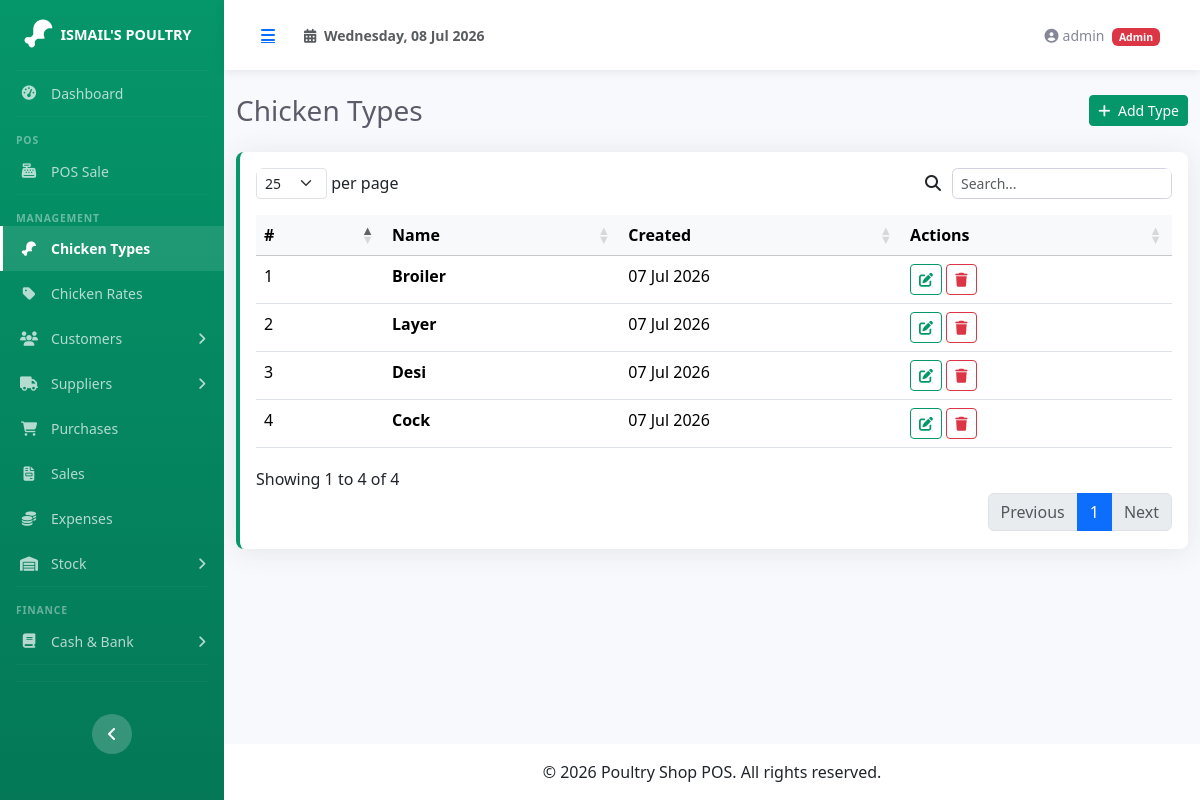
The page /pages/chicken_types/index.php (signed in) on the database its author committed.
### tables this page shows
CREATE TABLE IF NOT EXISTS chicken_types (
  id          INT             AUTO_INCREMENT PRIMARY KEY,
  name        VARCHAR(50)     NOT NULL UNIQUE,
  created_at  TIMESTAMP       DEFAULT CURRENT_TIMESTAMP
);

### pages/chicken_types/index.php (the view, shortened to what this page needs)
<?php
$pdo = getDB();
$types = $pdo->query("SELECT * FROM chicken_types ORDER BY name")->fetchAll();
require_once __DIR__ . '/../../includes/header.php';
?>
<div class="d-sm-flex align-items-center justify-content-between mb-4">
    <h1 class="h3 mb-0 text-gray-800">Chicken Types</h1>
    <button class="btn btn-primary btn-sm" data-bs-toggle="modal" data-bs-target="#createModal">
        <i class="fas fa-plus me-1"></i> Add Type
    </button>
</div>
<div class="card border-start-primary">
    <div class="card-body">
        <table class="table datatable table-hover">
            <thead class="table-light">
                <tr>
                    <th>#</th>
                    <th>Name</th>
                    <th>Created</th>
                    <th>Actions</th>
                </tr>
            </thead>
            <tbody>
                <?php foreach ($types as $i => $t): ?>
                <tr>
                    <td><?= $t['id'] ?></td>
                    <td class="fw-bold"><?= htmlspecialchars($t['name']) ?></td>
                    <td><?= date('d M Y', strtotime($t['created_at'])) ?></td>
                    <td>
                        <button class="btn btn-sm btn-outline-primary edit-btn"
                            data-id="<?= $t['id'] ?>"
                            data-name="<?= htmlspecialchars($t['name']) ?>"
                            data-bs-toggle="modal" data-bs-target="#editModal">
                            <i class="fas fa-edit"></i>
                        </button>
                        <a href="?delete=<?= $t['id'] ?>" class="btn btn-sm btn-outline-danger btn-delete"
                           data-text="This will delete the chicken type and all related rates.">
                            <i class="fas fa-trash"></i>
                        </a>
                    </td>
                </tr>
                <?php endforeach; ?>
            </tbody>
        </table>
    </div>
</div>
<?php require_once __DIR__ . '/../../includes/footer.php'; ?>

### assets/css/sb-admin-custom.css (style rules this page uses)
:root { --primary: #059669; --primary-dark: #047857; --primary-light: #10b981; --primary-50: #ecfdf5; --sidebar-width: 224px; }
* { margin: 0; padding: 0; box-sizing: border-box; }
body { background-color: #f8f9fc; font-family: 'Segoe UI', Tahoma, Geneva, Verdana, sans-serif; }
.card { border: none; border-radius: 0.5rem; box-shadow: 0 0.15rem 1.75rem 0 rgba(58, 59, 69, 0.1); }
.border-start-primary { border-left: 0.25rem solid var(--primary) !important; }
.text-gray-800 { color: #5a5c69 !important; }
.btn-primary { background-color: var(--primary); border-color: var(--primary); }
.btn-outline-primary { color: var(--primary); border-color: var(--primary); }

### rows shown on the page
chicken_types: id "1", name "Broiler", created_at "07 Jul 2026"
chicken_types: id "4", name "Cock", created_at "07 Jul 2026"
chicken_types: id "3", name "Desi", created_at "07 Jul 2026"
chicken_types: id "2", name "Layer", created_at "07 Jul 2026"

### other values the page prints
$_SESSION['user_name'] "admin"
$_SESSION['user_role'] "Admin"
